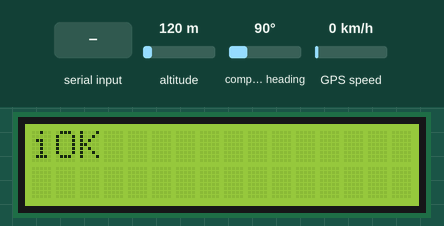
Bench run of a sketch on a simulated Arduino Uno, built with avr-gcc and run on an emulated ATmega328P. Parts: 16×2 character LCD. The inputs (shaded band) are chosen by the test bench; at power-on: altitude 120 m, compass heading 90°, GPS speed 0 km/h. The GPS gets a fix after 3 s at 37.7749, -122.4194 with 8 satellites; the modem accepts every AT command (registered, SIM ready, sends succeed) and sends nothing else; what the sketch prints to the serial monitor is not drawn.

Above: at 11.7 s.
11.8 s: "1\n" received over the second serial link
At 32.4 s:
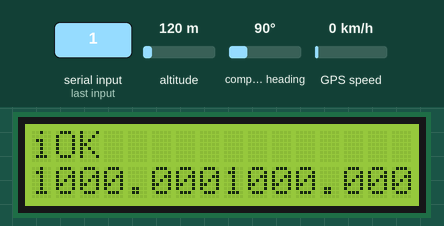
Timing chart, 0 to 32.7 s (numbered marks = the images above; inputs shaded):
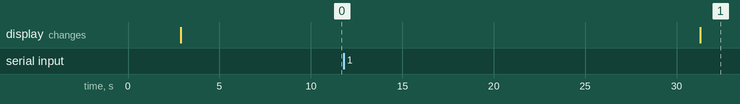

The sketch:

test_post_gps.ino
```cpp
#include <SoftwareSerial.h>
#include <TinyGPS.h>
#include <LiquidCrystal.h>
LiquidCrystal lcd(7, 6, 5, 4, 3, 2);

#define RXPIN_gps 10
#define TXPIN_gps 11

#define RXPIN_sim 12
#define TXPIN_sim 13

//AT+GSN
//860719024889580
SoftwareSerial sim800(RXPIN_sim, TXPIN_sim); // RX, TX
SoftwareSerial uart_gps(RXPIN_gps, TXPIN_gps);

TinyGPS gps;
void getgps(TinyGPS &gps);
String recepcion="";
char c;
int temp=0;
String id;
String _Data="";
String _Latitude="-16.409047";
String _Longitude="-71.537451";
String _Vel="0.015";


void setup()
{
 // Open serial communications and wait for port to open:
 Serial.begin(9600);
 uart_gps.begin(9600);
 sim800.begin(4800);
 Serial.println("esperando a que cargue");
 delay(2000);
 imei();
 lcd.begin(16, 2);
 lcd.setCursor(0, 0);
 lcd.print("i");
 lcd.setCursor(1, 0);
 lcd.print(id);
 f_ConfigPost();


//// Serial.println("{\"id\":\"860719024889580\",\"lat\":\"-16.409047\",\"long\":\"-71.537451\"}");
////String nuevo="{\"id\":\"860719024889580\",\"lat\":\"-16.409047\",\"long\":\"-71.537451\"}";
//// if(_Data.equals("{\"id\":\"860719024889580\",\"lat\":\"-16.409047\",\"long\":\"-71.537451\"}"));
////  Serial.print("son la MISMA M..");
//// delay(20);

// //sim800.println("{\"id\":\"860719024889580\",\"lat\":\"-16.409047\",\"long\":\"-71.537451\"}");
//// sim800.println("{\"id\":\""+id+"\"}");

//  sim800.println("aT+HTTPDATA=40,10000");
// delay(3000);
// respuesta();
// sim800.println("{\"OOO\": \"joder\"}");
// delay(9000);
// respuesta();
// sim800.println("AT+HTTPACTION=1");
// delay(5000);
// respuesta();
// sim800.println("AT+HTTPREAD");
// delay(1000);
// respuesta();
// sim800.println("AT+HTTPTERM");
// delay(1000);
// respuesta();
// sim800.println("AT+SAPBR=0,1");
// delay(1000);
// respuesta();
}

void loop() // run over and over

{
   f_SendPost();
   getgps(gps);         // then grab the data.
   smartdelay(1000);
}

void getgps(TinyGPS &gps)
{
  uart_gps.listen();
  float latitude, longitude;
  gps.f_get_position(&latitude, &longitude);
  lcd.setCursor(0, 1);
  Serial.print("Lat/Long: ");
  lcd.print(latitude,5);
  Serial.print(latitude,5);
  Serial.print(", ");
  lcd.setCursor(8, 1);
  Serial.println(longitude,5);
  lcd.print(longitude,5);
   _Latitude=latitude;
   _Longitude=longitude;
   _Vel=gps.f_speed_kmph();

  int year;
  byte month, day, hour, minute, second, hundredths;
  gps.crack_datetime(&year,&month,&day,&hour,&minute,&second,&hundredths);
  Serial.print("Date: "); Serial.print(month, DEC); Serial.print("/");
  Serial.print(day, DEC); Serial.print("/"); Serial.print(year);
  Serial.print("  Time: "); Serial.print(hour, DEC); Serial.print(":");
  Serial.print(minute, DEC); Serial.print(":"); Serial.print(second, DEC);
  Serial.print(".");
   Serial.print("Speed(kmph): "); Serial.println(gps.f_speed_kmph());
  Serial.println();
}

static void smartdelay(unsigned long ms)
{
  unsigned long start = millis();
  do
    while (uart_gps.available()){
      gps.encode(uart_gps.read());
    }
  while (millis() - start < ms);
}

static void Stop(unsigned long ms)
{
  unsigned long start = millis();
  while (millis() - start < ms);
    {
      if (sim800.available())
        while (sim800.available())
          Serial.write(sim800.read());
    }
}
//FUNCION para ver en consola lo que se envia y recibe
void respuesta(){
 while (sim800.available())
    Serial.write(sim800.read());
}
//****************************************************

// FUNCION para sacar el imei del dispositivo y usar este como id
void imei(){
  sim800.println("AT+GSN");// get imei
  delay(300);
  while (sim800.available())
 {
      if(c=='\n')
        temp++;
      if( temp==1)
        recepcion+=c;
      c=sim800.read();
      Serial.print(c);
 }
  temp=0;
  recepcion.replace("\n","");
  recepcion.replace("\r","");
  id=recepcion;
  Serial.print("imei/id = ");
  delay(500);
  Serial.println(id);
  recepcion="";
  Serial.flush();
  sim800.flush();
  temp=0;
}
//******************************************************************

//FUNCION para conertir los datos en json y poder enviar por POST
void f_json(String Imei,String Lat,String Long, String v){
  Lat.replace("\r","");
  Lat.replace("\n","");
  Long.replace("\r","");
  Long.replace("\n","");
  v.replace("\r","");
  v.replace("\n","");
  _Data="{\"id\":\""+Imei+"\",\"lat\":\""+Lat+"\",\"long\":\""+Long+"\",\"vel\":\""+v+"\"}";
}
//***************************************************************

//FUNCION que conecata al modulo con un server para el envio por POST/json
void f_ConfigPost()
{
   sim800.listen();
   sim800.println("AT+SAPBR=3,1,\"APN\",\"CMNET\"");
   Stop(500);

   sim800.println("AT+SAPBR=1,1");
   Stop(3000);

   sim800.println("AT+HTTPINIT");
   Stop(500);

   sim800.println("AT+HTTPPARA=\"CID\",1");
   Stop(100);

   sim800.println("AT+HTTPPARA=\"URL\",\"http://nodeamica-demo.herokuapp.com/\"");
   Stop(150);

   sim800.println("AT+HTTPPARA=\"CONTENT\",\"application/json\"");
   Stop(3000);

}

void f_SendPost()
{
  sim800.listen();
  f_json(id,_Latitude,_Longitude,_Vel);
  Serial.print("data = ");
  delay(20);
  Serial.println(_Data);
  sim800.println("aT+HTTPDATA=100,10000");
  Stop(3500);

  sim800.println(_Data);
  Stop(10000);

  sim800.println("AT+HTTPACTION=1");
  Stop(5000);

  sim800.println("AT+HTTPREAD");
  Stop(2000);

}
//void AT_ok(String a)
//{
//  int Send=1;
//  int i=0;
//  while(Send)
//  {
//    sim800.println(a);
//    while (sim800.available())
//   {
//       c=sim800.read();
//       Serial.print(c);
//       if(c=='\n')
//       {
//        vec[temp]=recepcion;
//        temp++;
//        recepcion="";
//       }
//       else
//        recepcion+=c;
//
//    }
//    while(i<4)
//    {
//      if(vec[i]=="ok")
//        {
//          Serial.print("el comando at llego bacan");
//          Send=0;
//          break;
//        }
//      i++;
//    }
//
//    Serial.flush();
//    sim800.flush();
//  }
//}
```
